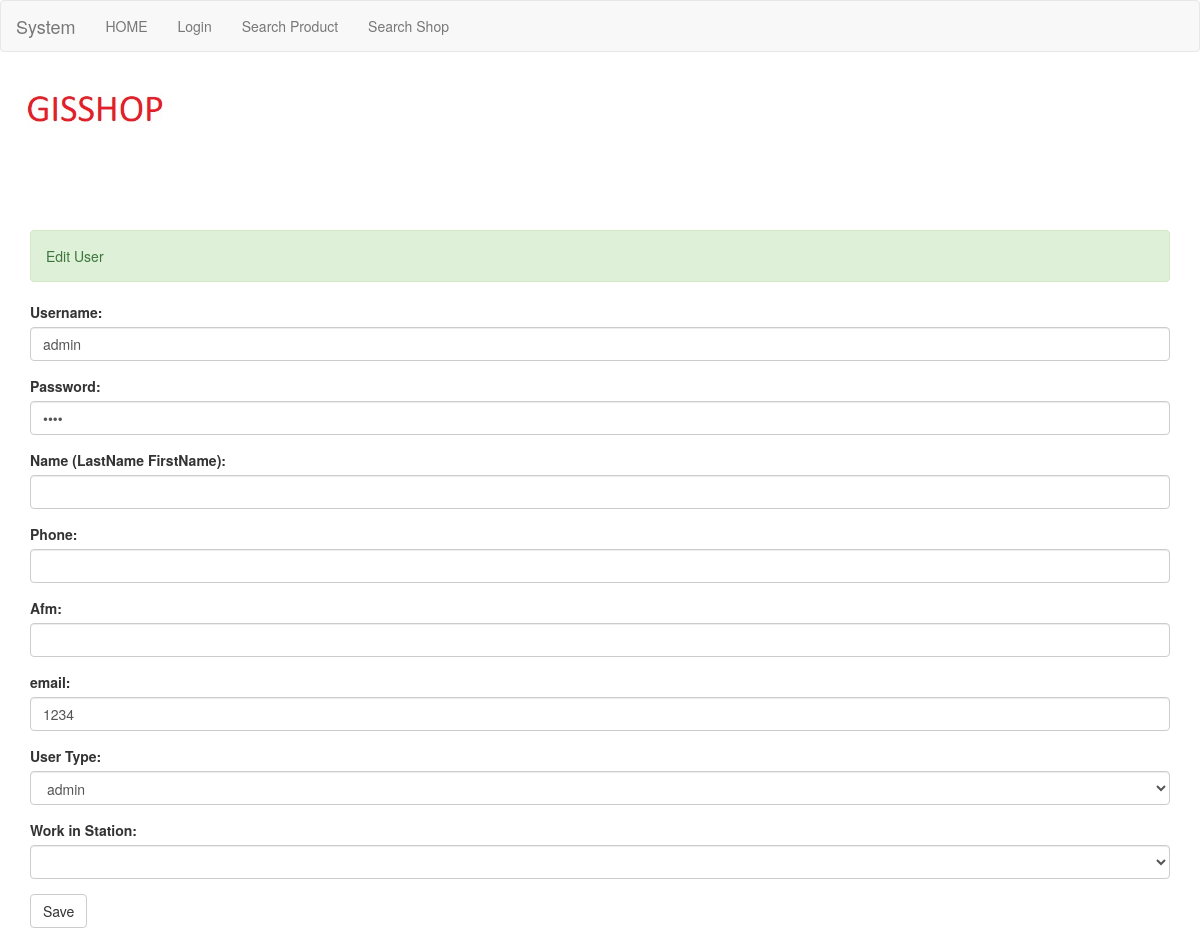
The page /edituser.php?uid=9 on the database its author committed.
### tables this page shows
CREATE TABLE IF NOT EXISTS `users` (
  `id` int(11) NOT NULL AUTO_INCREMENT,
  `username` varchar(100) NOT NULL,
  `password` varchar(100) NOT NULL,
  `type_user` varchar(200) NOT NULL,
  `id_station` int(11) NOT NULL,
  PRIMARY KEY (`id`),
  UNIQUE KEY `username` (`username`)
);

### edituser.php (the view, shortened to what this page needs)
<?php
include "main.php";
?>
 <div class='alert alert-success' role='alert'>
 Edit User
</div>
  <?php
	  $q=mysqli_query($conn,"select * from users where id=$_GET[uid]");
	  $row=mysqli_fetch_array($q);
  echo "
  <form action='' method=post>
  <div class=\"form-group\">
    <label for=\"username\">Username:</label>
    <input type=\"text\"  required class=\"form-control\" id=\"username\" name=\"username\" value='$row[username]'>
  </div>
  <div class=\"form-group\">
    <label for=\"pwd\">Password:</label>
    <input type=\"password\" required class=\"form-control\" id=\"pwd\" name=\"pwd\" value='$row[password]'>
  </div>
  <div class=\"form-group\">
    <label for=\"flname\">Name (LastName FirstName):</label>
    <input type=\"text\"  required class=\"form-control\" id=\"flname\" name=\"flname\" value='$row[flname]'>
  </div>
 <div class=\"form-group\">
    <label for=\"phone\">Phone:</label>
    <input type=\"text\"  required class=\"form-control\" id=\"phone\" name=\"phone\" value='$row[phone]'>
  </div>
 <div class=\"form-group\">
    <label for=\"afm\">Afm:</label>
    <input type=\"text\"  required class=\"form-control\" id=\"afm\" name=\"afm\" value='$row[afm]'>
  </div>
 <div class=\"form-group\">
    <label for=\"email\">email:</label>
    <input type=\"text\"  required class=\"form-control\" id=\"email\" name=\"email\" value='$row[password]'>
  </div>
   <div class=\"form-group\">
    <label for=\"typos\">User Type:</label>
    <select required class=\"form-control\" id=\"typos\" name=\"typos\">
	<option>$row[type_user]</option>
	<option>admin</option>
	<option>user</option>
	</select>
  </div>
   <div class=\"form-group\">
    <label for=\"ids\">Work in Station:</label>
    <select required class=\"form-control\" id=\"ids\" name=\"ids\">
  ";
if ($row['id_station']!=0)
{
  $r=mysqli_query($conn,"select * from stations where id_station=$row[id_station]");
  $r2=mysqli_fetch_array($r);
    echo "<option value=$r2[id_station]>$r2[station_name]</option>";
}
else
	echo "<option value=0></option>";
  $r=mysqli_query($conn,"select * from stations  order by station_name");
  while ($r2=mysqli_fetch_array($r))
  {
  echo  "<option value=$r2[id_station]>$r2[station_name]</option>";
  }
	echo "</select>
  </div>
  <button type=\"submit\" class=\"btn btn-default\">Save</button>
</form>";
  ?>
</div>
</body>
</html>

### rows shown on the page
users: username "admin", email "1234", typos "admin"
